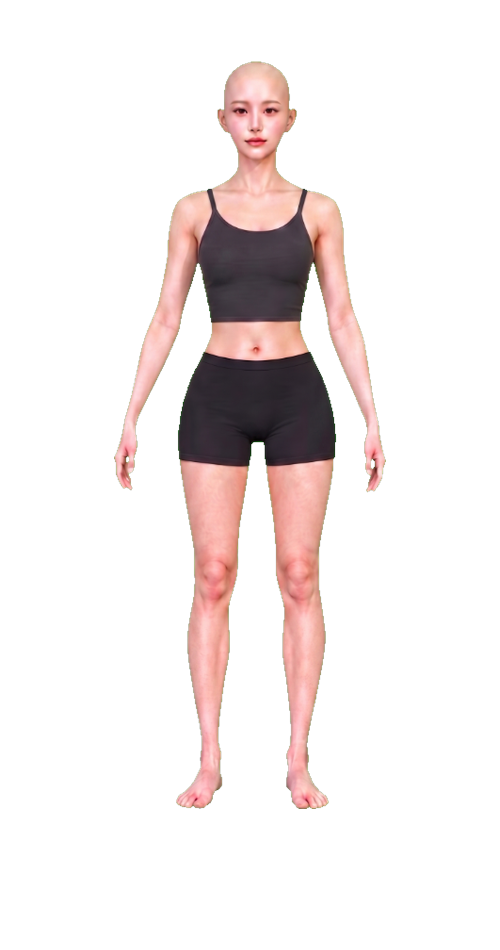
#> input picture rewards/wardrobe/female-layered-v1/generated-black-stage/base.png, 1000 x 1900 px (shown at 1/2 size); the run also reads 1 picture not shown here
$ python import_female_sheet_sets.py ../rewards/wardrobe/female-layered-v1/generated-black-stage/base.png out.png
#> lines starting #> are read from the running program, lines starting #| are printed output that depends on the picture
#!/usr/bin/env python3
"""Split a three-column green-screen female outfit sheet into wardrobe assets.

The generated packages use the same contract as female-layered-v1:
1000×1900 transparent canvas layers for the avatar and cropped, body-free
shop images for product cards.
"""

from pathlib import Path
import argparse
import json

from PIL import Image


SETS = [
    ("sheet-atelier", "Atelier 黑色西裝", (40, 380), 970),
    ("sheet-creative", "Creative 灰黑短版外套", (430, 820), 975),
    ("sheet-performance", "Performance 黑色不對稱上衣", (850, 1210), None),
]
ROWS = {"hair": (0, 190), "top": (175, 535), "bot": (515, 1060), "shoe": (1040, 1215)}
CANVAS_BOXES = {
    # These boxes are the female_Base.png anchor coordinates, not the
    # source-sheet crop bounds.  They keep the three imported sets on the
    # same female skeleton while allowing each garment's transparent crop to
    # retain its native silhouette.
    "hair": (380, 50, 620, 320),
    "top": (250, 285, 750, 790),
    "bot": (250, 675, 750, 1420),
    "shoe": (420, 1480, 580, 1630),
}


def key_green(image: Image.Image) -> Image.Image:
    image = image.convert("RGBA")
    px = image.load()
    for y in range(image.height):
        for x in range(image.width):
            r, g, b, a = px[x, y]
            if g > 90 and g > r * 1.45 and g > b * 1.35:
                px[x, y] = (r, g, b, 0)
            elif g > 80 and g > r * 1.15 and g > b * 1.12:
                # Remove the remaining green-screen halo instead of keeping
                # a translucent green fringe around black/white garments.
                px[x, y] = (r, g, b, 0)
    return image


def trim(image: Image.Image) -> Image.Image:
    box = image.getbbox()
    return image.crop(box) if box else image


def strip_skin(image: Image.Image, part: str) -> Image.Image:
    """Remove exposed body pixels from shop artwork only.

    The source sheet contains the garments over a model.  A colour key alone
    cannot distinguish pale skin from the white Atelier blouse, so combine a
    conservative skin chroma test with fixed cut-outs for the known source
    layout.  Canvas layers intentionally keep the connections to the body;
    only the shop previews use this cleanup.
    """
    image = image.copy().convert("RGBA")
    px = image.load()
    for y in range(image.height):
        for x in range(image.width):
            r, g, b, a = px[x, y]
            # Strongly chromatic skin (hands, legs and face).  The ratio
            # avoids deleting neutral white/grey clothing.
            if a and ((part != "top" and r > 70 and r > g * 1.08 and g > b * 1.04 and (r - b) > 18)
                      or (part == "top" and r > 100 and r > g * 1.10 and g > b * 1.05 and (r - b) > 24)):
                px[x, y] = (r, g, b, 0)
            if part == "hair" and a and max(r, g, b) > 150:
                # The hair row includes the model's bright face. Hair is
                # intentionally kept to its dark silhouette for a clean card.
                px[x, y] = (r, g, b, 0)

            # Fixed transparent cut-outs remove the remaining neutral skin
            # areas that are visible in the three supplied sheet columns.
            nx = x / max(1, image.width)
            ny = y / max(1, image.height)
            cut = False
            if part == "top":
                cut = (
                    # hands/forearms outside the sleeves
                    ((nx < .16 or nx > .84) and ny > .52)
                    # neck/face showing through the collar
                    or (.30 < nx < .70 and ny < .30)
                    # exposed waist below the cropped top
                    or (.25 < nx < .75 and ny > .82)
                )
            elif part == "hair":
                # Hair cards must not include the model's face or shoulders.
                # Keep the cap and side locks, remove the central face from
                # the first fifth of the crop downward.
                cut = ny > .30
            elif part == "shoe":
                # Keep the shoes, remove bare ankles/toes below them.
                cut = (ny > .84 and (nx < .38 or nx > .62))
            elif part == "bot":
                # Bottom crops include the model's bare feet below the
                # trouser hem; shoes are supplied by the independent shoe
                # layer, so leave that region transparent.
                cut = ny > .88
            if cut and a:
                px[x, y] = (r, g, b, 0)
    return image


def place(canvas: Image.Image, image: Image.Image, box) -> None:
    x0, y0, x1, y1 = box
    canvas.alpha_composite(image.resize((x1 - x0, y1 - y0), Image.Resampling.LANCZOS), (x0, y0))


def main() -> None:
    parser = argparse.ArgumentParser()
    parser.add_argument("source", type=Path)
    parser.add_argument("output", type=Path)
    args = parser.parse_args()
    source = key_green(Image.open(args.source))
#> in key_green, image is the input picture: PIL image 1000x1900 RGBA; mean R, G, B, A 30, 22.6, 21.8, 42.9
    args.output.mkdir(parents=True, exist_ok=True)

    for folder, title, (x0, x1), bottom_cutoff in SETS:
        root = args.output / folder
        root.mkdir(parents=True, exist_ok=True)
        base_path = args.output / "sports-bra-cargo-shorts" / "base.png"
        if base_path.exists():
            Image.open(base_path).convert("RGBA").save(root / "base.png")
        canvas_layers = {}
        for part, (y0, y1) in ROWS.items():
            crop = source.crop((x0, y0, x1, y1))
            if part == "bot" and bottom_cutoff is not None:
                crop = source.crop((x0, y0, x1, bottom_cutoff))
            crop = trim(crop)
            clean = trim(strip_skin(crop, part))
            shop = clean.copy()
            shop.save(root / ("shop-bottom.png" if part == "bot" else f"shop-{part}.png"))
            layer = Image.new("RGBA", (1000, 1900), (0, 0, 0, 0))
            # Canvas layers are body-free as well: the female base supplies
            # the head, arms, legs and face beneath these clothing assets.
            place(layer, clean, CANVAS_BOXES[part])
            layer.save(root / f"{part}.png")
            canvas_layers[part] = layer
#> this loop made 4 passes
#> pass 2, in main, `crop = source.crop((x0, y0, x1, y1))`:
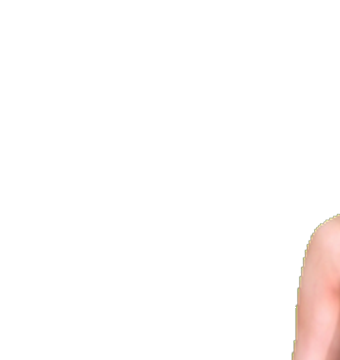
#> crop: PIL image 340x360 RGBA; mean R, G, B, A 10.8, 8.4, 7.7, 11.5; transparent parts drawn white
#> pass 2, in main, `crop = trim(crop)`:
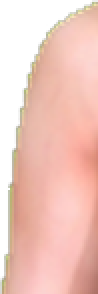
#> crop: PIL image 49x147 RGBA (shown 2 times larger); mean R, G, B, A 183.1, 142.2, 131.5, 194.7; transparent parts drawn white
#> after the loop:
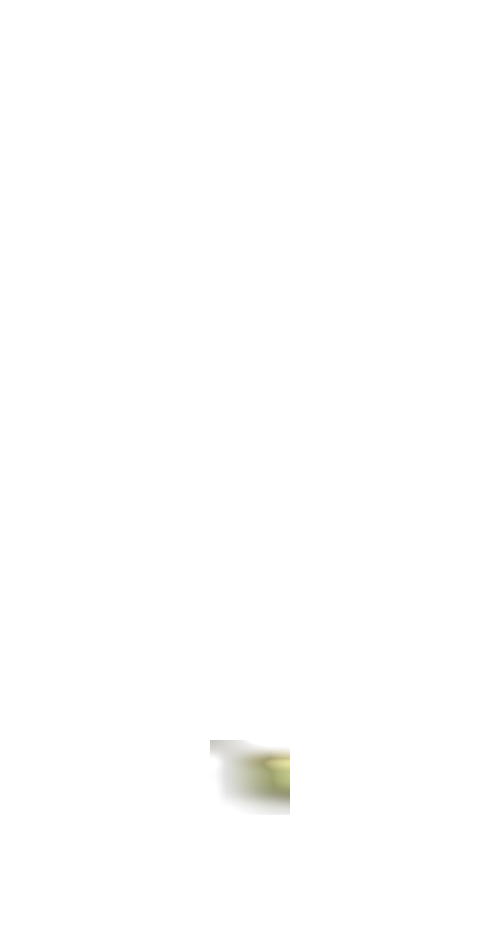
#> layer: PIL image 1000x1900 RGBA (shown at 1/2 size); mean R, G, B, A 1.1, 1.1, 0.8, 1.2; transparent parts drawn white
#> after the loop, canvas_layers = 4 items

        dressed = Image.new("RGBA", (1000, 1900), (0, 0, 0, 0))
        for part in ("hair", "bot", "top", "shoe"):
            dressed.alpha_composite(canvas_layers[part])
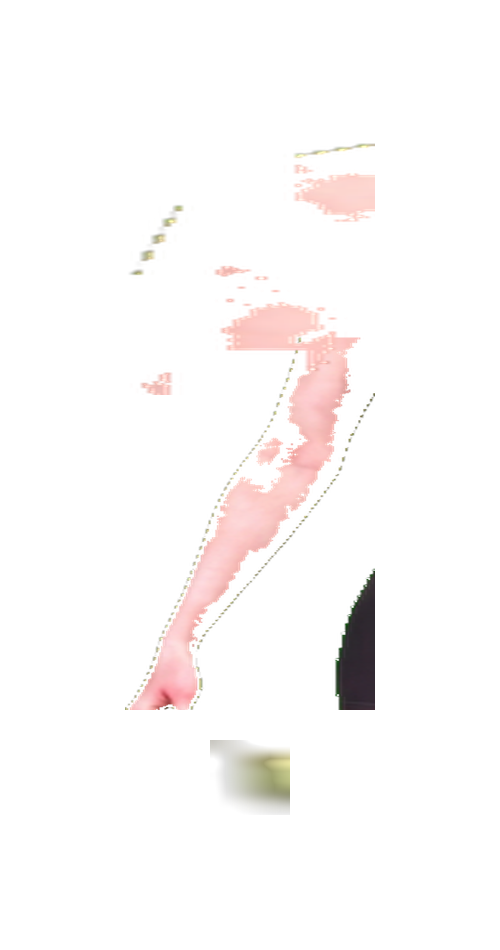
#> dressed: PIL image 1000x1900 RGBA (shown at 1/2 size); mean R, G, B, A 18.7, 15.4, 14.4, 16.9; transparent parts drawn white
        dressed.save(root / "set.png")
        (root / "manifest.json").write_text(json.dumps({
            "id": folder,
            "title": title,
            "audience": "girl",
            "canvas": {"width": 1000, "height": 1900},
            "base": "base.png",
            "parts": {part: {"canvas": f"{part}.png", "shop": ("shop-bottom.png" if part == "bot" else f"shop-{part}.png")} for part in ("hair", "top", "bot", "shoe")},
            "set": "set.png",
            "renderOrder": ["base", "bot", "top", "shoe", "hand", "hair", "hat"],
        }, ensure_ascii=False, indent=2) + "\n")
        print(root)


if __name__ == "__main__":
    main()
